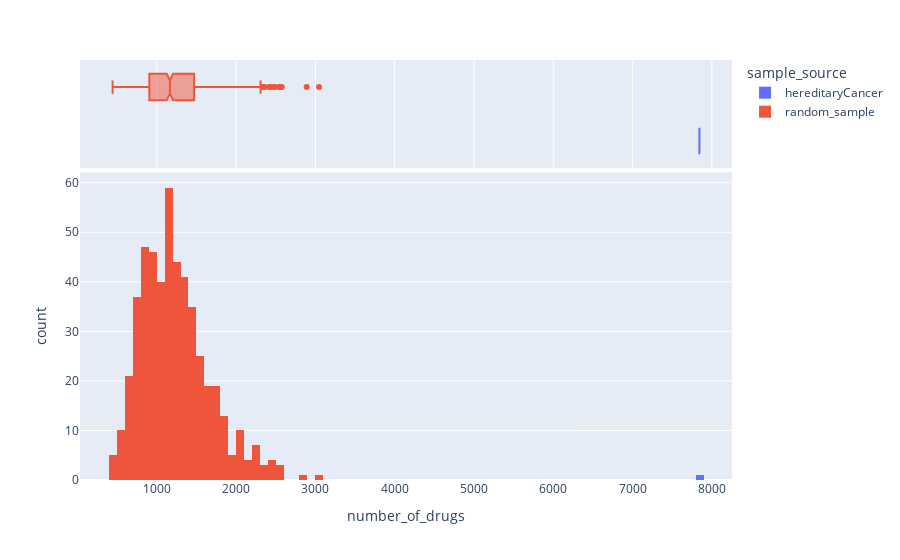

The notebook cell this image was saved under:
### Code cell
# Make figure
fig = px.histogram(monte_carlo_df, x='number_of_drugs', color='sample_source', marginal='box')
fig.show()

### Figure 1 — Plotly figure (JSON) as saved in the notebook; plotly's stock layout.template omitted (floating-point values rounded to 4 significant figures; data arrays with more than 128 entries replaced by an {"elided": "..."} marker saying what was removed)
{"data": [{"alignmentgroup": "True", "bingroup": "x", "hovertemplate": "sample_source=hereditaryCancer<br>number_of_drugs=%{x}<br>count=%{y}<extra></extra>", "legendgroup": "hereditaryCancer", "marker": {"color": "#636efa", "pattern": {"shape": ""}}, "name": "hereditaryCancer", "offsetgroup": "hereditaryCancer", "orientation": "v", "showlegend": true, "type": "histogram", "x": [7842], "xaxis": "x", "yaxis": "y"}, {"alignmentgroup": "True", "hovertemplate": "sample_source=hereditaryCancer<br>number_of_drugs=%{x}<extra></extra>", "legendgroup": "hereditaryCancer", "marker": {"color": "#636efa"}, "name": "hereditaryCancer", "notched": true, "offsetgroup": "hereditaryCancer", "showlegend": false, "type": "box", "x": [7842], "xaxis": "x2", "yaxis": "y2"}, {"alignmentgroup": "True", "bingroup": "x", "hovertemplate": "sample_source=random_sample<br>number_of_drugs=%{x}<br>count=%{y}<extra></extra>", "legendgroup": "random_sample", "marker": {"color": "#EF553B", "pattern": {"shape": ""}}, "name": "random_sample", "offsetgroup": "random_sample", "orientation": "v", "showlegend": true, "type": "histogram", "x": {"elided": "499 int values"}, "xaxis": "x", "yaxis": "y"}, {"alignmentgroup": "True", "hovertemplate": "sample_source=random_sample<br>number_of_drugs=%{x}<extra></extra>", "legendgroup": "random_sample", "marker": {"color": "#EF553B"}, "name": "random_sample", "notched": true, "offsetgroup": "random_sample", "showlegend": false, "type": "box", "x": {"elided": "499 int values"}, "xaxis": "x2", "yaxis": "y2"}], "layout": {"barmode": "relative", "legend": {"title": {"text": "sample_source"}, "tracegroupgap": 0}, "margin": {"t": 60}, "xaxis": {"anchor": "y", "domain": [0, 1], "title": {"text": "number_of_drugs"}}, "xaxis2": {"anchor": "y2", "domain": [0, 1], "matches": "x", "showgrid": true, "showticklabels": false}, "yaxis": {"anchor": "x", "domain": [0, 0.7326], "title": {"text": "count"}}, "yaxis2": {"anchor": "x2", "domain": [0.7426, 1], "matches": "y2", "showgrid": false, "showline": false, "showticklabels": false, "ticks": ""}}}
